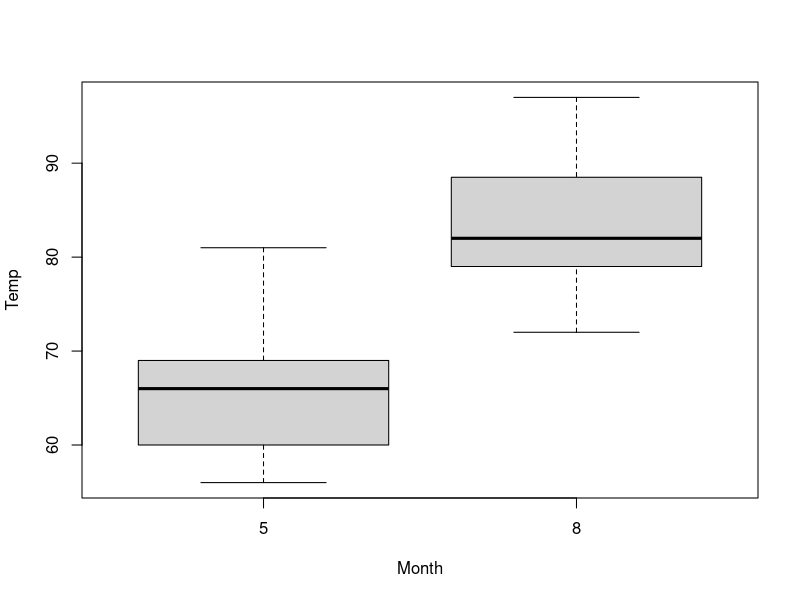

Source code (R):
# малая солнечная активность
wilcox.test(Ozone ~ Month, data=airquality, subset=Month %in% c(5, 8))

# большая солнечная активность
wilcox.test(Solar.R ~ Month, data=airquality, subset=Month %in% c(5, 8))

# распределение температуры
wilcox.test(Temp ~ Month, data=airquality, subset=Month %in% c(5, 8))

# распределение ветра
wilcox.test(Wind ~ Month, data=airquality, subset=Month %in% c(5, 8))

boxplot(Temp ~ Month, data=airquality, subset=Month %in% c(5, 8))

# сравнение распределений двух выборок
x <- rnorm(50, mean=0)
y <- rnorm(50, mean=2)
wilcox.test(x, y)

wilcox.test(x, y, mu=-2)
